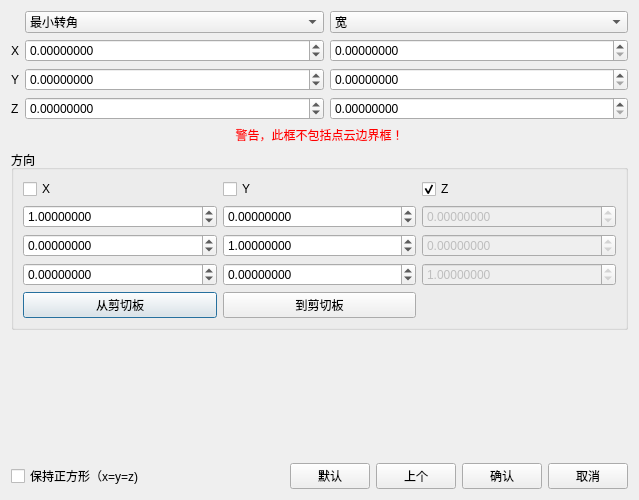
<?xml version="1.0" encoding="UTF-8"?>
<ui version="4.0">
 <class>BoundingBoxEditorDialog</class>
 <widget class="QDialog" name="BoundingBoxEditorDialog">
  <property name="geometry">
   <rect>
    <x>0</x>
    <y>0</y>
    <width>639</width>
    <height>500</height>
   </rect>
  </property>
  <property name="windowTitle">
   <string>立方体截取</string>
  </property>
  <layout class="QVBoxLayout" name="verticalLayout">
   <item>
    <layout class="QGridLayout" name="gridLayout">
     <item row="0" column="1">
      <widget class="QComboBox" name="pointTypeComboBox">
       <property name="sizePolicy">
        <sizepolicy hsizetype="Expanding" vsizetype="Fixed">
         <horstretch>0</horstretch>
         <verstretch>0</verstretch>
        </sizepolicy>
       </property>
       <property name="currentIndex">
        <number>0</number>
       </property>
       <item>
        <property name="text">
         <string>最小转角</string>
        </property>
       </item>
       <item>
        <property name="text">
         <string>中心</string>
        </property>
       </item>
       <item>
        <property name="text">
         <string>最大转角</string>
        </property>
       </item>
      </widget>
     </item>
     <item row="0" column="2">
      <widget class="QComboBox" name="widthComboBox">
       <property name="sizePolicy">
        <sizepolicy hsizetype="Expanding" vsizetype="Fixed">
         <horstretch>0</horstretch>
         <verstretch>0</verstretch>
        </sizepolicy>
       </property>
       <item>
        <property name="text">
         <string>宽</string>
        </property>
       </item>
      </widget>
     </item>
     <item row="1" column="0">
      <widget class="QLabel" name="xLabel">
       <property name="text">
        <string notr="true">X</string>
       </property>
      </widget>
     </item>
     <item row="1" column="1">
      <widget class="QDoubleSpinBox" name="xDoubleSpinBox">
       <property name="sizePolicy">
        <sizepolicy hsizetype="Expanding" vsizetype="Fixed">
         <horstretch>0</horstretch>
         <verstretch>0</verstretch>
        </sizepolicy>
       </property>
       <property name="decimals">
        <number>8</number>
       </property>
       <property name="minimum">
        <double>-1000000000.000000000000000</double>
       </property>
       <property name="maximum">
        <double>1000000000.000000000000000</double>
       </property>
      </widget>
     </item>
     <item row="1" column="2">
      <widget class="QDoubleSpinBox" name="dxDoubleSpinBox">
       <property name="sizePolicy">
        <sizepolicy hsizetype="Expanding" vsizetype="Fixed">
         <horstretch>0</horstretch>
         <verstretch>0</verstretch>
        </sizepolicy>
       </property>
       <property name="decimals">
        <number>8</number>
       </property>
       <property name="minimum">
        <double>0.000000000000000</double>
       </property>
       <property name="maximum">
        <double>1000000000.000000000000000</double>
       </property>
      </widget>
     </item>
     <item row="2" column="0">
      <widget class="QLabel" name="yLabel">
       <property name="text">
        <string notr="true">Y</string>
       </property>
      </widget>
     </item>
     <item row="2" column="1">
      <widget class="QDoubleSpinBox" name="yDoubleSpinBox">
       <property name="sizePolicy">
        <sizepolicy hsizetype="Expanding" vsizetype="Fixed">
         <horstretch>0</horstretch>
         <verstretch>0</verstretch>
        </sizepolicy>
       </property>
       <property name="decimals">
        <number>8</number>
       </property>
       <property name="minimum">
        <double>-1000000000.000000000000000</double>
       </property>
       <property name="maximum">
        <double>1000000000.000000000000000</double>
       </property>
      </widget>
     </item>
     <item row="2" column="2">
      <widget class="QDoubleSpinBox" name="dyDoubleSpinBox">
       <property name="sizePolicy">
        <sizepolicy hsizetype="Expanding" vsizetype="Fixed">
         <horstretch>0</horstretch>
         <verstretch>0</verstretch>
        </sizepolicy>
       </property>
       <property name="decimals">
        <number>8</number>
       </property>
       <property name="minimum">
        <double>0.000000000000000</double>
       </property>
       <property name="maximum">
        <double>1000000000.000000000000000</double>
       </property>
      </widget>
     </item>
     <item row="3" column="0">
      <widget class="QLabel" name="zLabel">
       <property name="text">
        <string notr="true">Z</string>
       </property>
      </widget>
     </item>
     <item row="3" column="1">
      <widget class="QDoubleSpinBox" name="zDoubleSpinBox">
       <property name="sizePolicy">
        <sizepolicy hsizetype="Expanding" vsizetype="Fixed">
         <horstretch>0</horstretch>
         <verstretch>0</verstretch>
        </sizepolicy>
       </property>
       <property name="decimals">
        <number>8</number>
       </property>
       <property name="minimum">
        <double>-1000000000.000000000000000</double>
       </property>
       <property name="maximum">
        <double>1000000000.000000000000000</double>
       </property>
      </widget>
     </item>
     <item row="3" column="2">
      <widget class="QDoubleSpinBox" name="dzDoubleSpinBox">
       <property name="sizePolicy">
        <sizepolicy hsizetype="Expanding" vsizetype="Fixed">
         <horstretch>0</horstretch>
         <verstretch>0</verstretch>
        </sizepolicy>
       </property>
       <property name="decimals">
        <number>8</number>
       </property>
       <property name="minimum">
        <double>0.000000000000000</double>
       </property>
       <property name="maximum">
        <double>1000000000.000000000000000</double>
       </property>
      </widget>
     </item>
    </layout>
   </item>
   <item>
    <widget class="QLabel" name="warningLabel">
     <property name="sizePolicy">
      <sizepolicy hsizetype="Preferred" vsizetype="Maximum">
       <horstretch>0</horstretch>
       <verstretch>0</verstretch>
      </sizepolicy>
     </property>
     <property name="styleSheet">
      <string notr="true">color: red;</string>
     </property>
     <property name="text">
      <string>警告，此框不包括点云边界框！</string>
     </property>
     <property name="alignment">
      <set>Qt::AlignCenter</set>
     </property>
    </widget>
   </item>
   <item>
    <widget class="QGroupBox" name="oriGroupBox">
     <property name="sizePolicy">
      <sizepolicy hsizetype="Preferred" vsizetype="Maximum">
       <horstretch>0</horstretch>
       <verstretch>0</verstretch>
      </sizepolicy>
     </property>
     <property name="title">
      <string>方向</string>
     </property>
     <layout class="QGridLayout" name="gridLayout_2">
      <item row="1" column="0">
       <widget class="QFrame" name="xOriFrame">
        <property name="sizePolicy">
         <sizepolicy hsizetype="Preferred" vsizetype="Maximum">
          <horstretch>0</horstretch>
          <verstretch>0</verstretch>
         </sizepolicy>
        </property>
        <layout class="QVBoxLayout" name="verticalLayout_2">
         <property name="leftMargin">
          <number>0</number>
         </property>
         <property name="topMargin">
          <number>0</number>
         </property>
         <property name="rightMargin">
          <number>0</number>
         </property>
         <property name="bottomMargin">
          <number>0</number>
         </property>
         <item>
          <widget class="QDoubleSpinBox" name="xOriXDoubleSpinBox">
           <property name="sizePolicy">
            <sizepolicy hsizetype="Expanding" vsizetype="Fixed">
             <horstretch>0</horstretch>
             <verstretch>0</verstretch>
            </sizepolicy>
           </property>
           <property name="decimals">
            <number>8</number>
           </property>
           <property name="minimum">
            <double>-1000000000.000000000000000</double>
           </property>
           <property name="maximum">
            <double>1000000000.000000000000000</double>
           </property>
           <property name="value">
            <double>1.000000000000000</double>
           </property>
          </widget>
         </item>
         <item>
          <widget class="QDoubleSpinBox" name="xOriYDoubleSpinBox">
           <property name="sizePolicy">
            <sizepolicy hsizetype="Expanding" vsizetype="Fixed">
             <horstretch>0</horstretch>
             <verstretch>0</verstretch>
            </sizepolicy>
           </property>
           <property name="decimals">
            <number>8</number>
           </property>
           <property name="minimum">
            <double>-1000000000.000000000000000</double>
           </property>
           <property name="maximum">
            <double>1000000000.000000000000000</double>
           </property>
          </widget>
         </item>
         <item>
          <widget class="QDoubleSpinBox" name="xOriZDoubleSpinBox">
           <property name="sizePolicy">
            <sizepolicy hsizetype="Expanding" vsizetype="Fixed">
             <horstretch>0</horstretch>
             <verstretch>0</verstretch>
            </sizepolicy>
           </property>
           <property name="decimals">
            <number>8</number>
           </property>
           <property name="minimum">
            <double>-1000000000.000000000000000</double>
           </property>
           <property name="maximum">
            <double>1000000000.000000000000000</double>
           </property>
          </widget>
         </item>
        </layout>
       </widget>
      </item>
      <item row="0" column="2">
       <widget class="QCheckBox" name="oriZCheckBox">
        <property name="toolTip">
         <string>automatically compute Z if checked</string>
        </property>
        <property name="text">
         <string notr="true">Z</string>
        </property>
        <property name="checked">
         <bool>true</bool>
        </property>
        <property name="autoExclusive">
         <bool>true</bool>
        </property>
       </widget>
      </item>
      <item row="0" column="1">
       <widget class="QCheckBox" name="oriYCheckBox">
        <property name="toolTip">
         <string>automatically compute Y if checked</string>
        </property>
        <property name="text">
         <string notr="true">Y</string>
        </property>
        <property name="autoExclusive">
         <bool>true</bool>
        </property>
       </widget>
      </item>
      <item row="0" column="0">
       <widget class="QCheckBox" name="oriXCheckBox">
        <property name="toolTip">
         <string>automatically compute X if checked</string>
        </property>
        <property name="text">
         <string notr="true">X</string>
        </property>
        <property name="autoExclusive">
         <bool>true</bool>
        </property>
       </widget>
      </item>
      <item row="1" column="1">
       <widget class="QFrame" name="yOriFrame">
        <property name="sizePolicy">
         <sizepolicy hsizetype="Preferred" vsizetype="Maximum">
          <horstretch>0</horstretch>
          <verstretch>0</verstretch>
         </sizepolicy>
        </property>
        <layout class="QVBoxLayout" name="verticalLayout_4">
         <property name="leftMargin">
          <number>0</number>
         </property>
         <property name="topMargin">
          <number>0</number>
         </property>
         <property name="rightMargin">
          <number>0</number>
         </property>
         <property name="bottomMargin">
          <number>0</number>
         </property>
         <item>
          <widget class="QDoubleSpinBox" name="yOriXDoubleSpinBox">
           <property name="sizePolicy">
            <sizepolicy hsizetype="Expanding" vsizetype="Fixed">
             <horstretch>0</horstretch>
             <verstretch>0</verstretch>
            </sizepolicy>
           </property>
           <property name="decimals">
            <number>8</number>
           </property>
           <property name="minimum">
            <double>-1000000000.000000000000000</double>
           </property>
           <property name="maximum">
            <double>1000000000.000000000000000</double>
           </property>
          </widget>
         </item>
         <item>
          <widget class="QDoubleSpinBox" name="yOriYDoubleSpinBox">
           <property name="sizePolicy">
            <sizepolicy hsizetype="Expanding" vsizetype="Fixed">
             <horstretch>0</horstretch>
             <verstretch>0</verstretch>
            </sizepolicy>
           </property>
           <property name="decimals">
            <number>8</number>
           </property>
           <property name="minimum">
            <double>-1000000000.000000000000000</double>
           </property>
           <property name="maximum">
            <double>1000000000.000000000000000</double>
           </property>
           <property name="value">
            <double>1.000000000000000</double>
           </property>
          </widget>
         </item>
         <item>
          <widget class="QDoubleSpinBox" name="yOriZDoubleSpinBox">
           <property name="sizePolicy">
            <sizepolicy hsizetype="Expanding" vsizetype="Fixed">
             <horstretch>0</horstretch>
             <verstretch>0</verstretch>
            </sizepolicy>
           </property>
           <property name="decimals">
            <number>8</number>
           </property>
           <property name="minimum">
            <double>-1000000000.000000000000000</double>
           </property>
           <property name="maximum">
            <double>1000000000.000000000000000</double>
           </property>
          </widget>
         </item>
        </layout>
       </widget>
      </item>
      <item row="1" column="2">
       <widget class="QFrame" name="zOriFrame">
        <property name="enabled">
         <bool>false</bool>
        </property>
        <property name="sizePolicy">
         <sizepolicy hsizetype="Preferred" vsizetype="Maximum">
          <horstretch>0</horstretch>
          <verstretch>0</verstretch>
         </sizepolicy>
        </property>
        <layout class="QVBoxLayout" name="verticalLayout_5">
         <property name="leftMargin">
          <number>0</number>
         </property>
         <property name="topMargin">
          <number>0</number>
         </property>
         <property name="rightMargin">
          <number>0</number>
         </property>
         <property name="bottomMargin">
          <number>0</number>
         </property>
         <item>
          <widget class="QDoubleSpinBox" name="zOriXDoubleSpinBox">
           <property name="sizePolicy">
            <sizepolicy hsizetype="Expanding" vsizetype="Fixed">
             <horstretch>0</horstretch>
             <verstretch>0</verstretch>
            </sizepolicy>
           </property>
           <property name="decimals">
            <number>8</number>
           </property>
           <property name="minimum">
            <double>-1000000000.000000000000000</double>
           </property>
           <property name="maximum">
            <double>1000000000.000000000000000</double>
           </property>
          </widget>
         </item>
         <item>
          <widget class="QDoubleSpinBox" name="zOriYDoubleSpinBox">
           <property name="sizePolicy">
            <sizepolicy hsizetype="Expanding" vsizetype="Fixed">
             <horstretch>0</horstretch>
             <verstretch>0</verstretch>
            </sizepolicy>
           </property>
           <property name="decimals">
            <number>8</number>
           </property>
           <property name="minimum">
            <double>-1000000000.000000000000000</double>
           </property>
           <property name="maximum">
            <double>1000000000.000000000000000</double>
           </property>
          </widget>
         </item>
         <item>
          <widget class="QDoubleSpinBox" name="zOriZDoubleSpinBox">
           <property name="sizePolicy">
            <sizepolicy hsizetype="Expanding" vsizetype="Fixed">
             <horstretch>0</horstretch>
             <verstretch>0</verstretch>
            </sizepolicy>
           </property>
           <property name="decimals">
            <number>8</number>
           </property>
           <property name="minimum">
            <double>-1000000000.000000000000000</double>
           </property>
           <property name="maximum">
            <double>1000000000.000000000000000</double>
           </property>
           <property name="value">
            <double>1.000000000000000</double>
           </property>
          </widget>
         </item>
        </layout>
       </widget>
      </item>
      <item row="2" column="0">
       <widget class="QPushButton" name="fromClipboardPushButton">
        <property name="text">
         <string>从剪切板</string>
        </property>
       </widget>
      </item>
      <item row="2" column="1">
       <widget class="QPushButton" name="toClipboardPushButton">
        <property name="text">
         <string>到剪切板</string>
        </property>
       </widget>
      </item>
     </layout>
    </widget>
   </item>
   <item>
    <spacer name="verticalSpacer">
     <property name="orientation">
      <enum>Qt::Vertical</enum>
     </property>
     <property name="sizeHint" stdset="0">
      <size>
       <width>20</width>
       <height>40</height>
      </size>
     </property>
    </spacer>
   </item>
   <item>
    <layout class="QHBoxLayout" name="horizontalLayout">
     <item>
      <widget class="QCheckBox" name="keepSquareCheckBox">
       <property name="text">
        <string>保持正方形（x=y=z)</string>
       </property>
      </widget>
     </item>
     <item>
      <spacer name="horizontalSpacer">
       <property name="orientation">
        <enum>Qt::Horizontal</enum>
       </property>
       <property name="sizeHint" stdset="0">
        <size>
         <width>40</width>
         <height>20</height>
        </size>
       </property>
      </spacer>
     </item>
     <item>
      <widget class="QPushButton" name="defaultPushButton">
       <property name="text">
        <string>默认</string>
       </property>
      </widget>
     </item>
     <item>
      <widget class="QPushButton" name="lastPushButton">
       <property name="text">
        <string>上个</string>
       </property>
      </widget>
     </item>
     <item>
      <widget class="QPushButton" name="okPushButton">
       <property name="text">
        <string>确认</string>
       </property>
      </widget>
     </item>
     <item>
      <widget class="QPushButton" name="cancelPushButton">
       <property name="text">
        <string>取消</string>
       </property>
      </widget>
     </item>
    </layout>
   </item>
  </layout>
 </widget>
 <resources/>
 <connections>
  <connection>
   <sender>oriZCheckBox</sender>
   <signal>toggled(bool)</signal>
   <receiver>zOriFrame</receiver>
   <slot>setDisabled(bool)</slot>
   <hints>
    <hint type="sourcelabel">
     <x>486</x>
     <y>189</y>
    </hint>
    <hint type="destinationlabel">
     <x>486</x>
     <y>246</y>
    </hint>
   </hints>
  </connection>
  <connection>
   <sender>oriYCheckBox</sender>
   <signal>toggled(bool)</signal>
   <receiver>yOriFrame</receiver>
   <slot>setDisabled(bool)</slot>
   <hints>
    <hint type="sourcelabel">
     <x>299</x>
     <y>189</y>
    </hint>
    <hint type="destinationlabel">
     <x>299</x>
     <y>246</y>
    </hint>
   </hints>
  </connection>
  <connection>
   <sender>oriXCheckBox</sender>
   <signal>toggled(bool)</signal>
   <receiver>xOriFrame</receiver>
   <slot>setDisabled(bool)</slot>
   <hints>
    <hint type="sourcelabel">
     <x>112</x>
     <y>189</y>
    </hint>
    <hint type="destinationlabel">
     <x>112</x>
     <y>246</y>
    </hint>
   </hints>
  </connection>
 </connections>
</ui>
